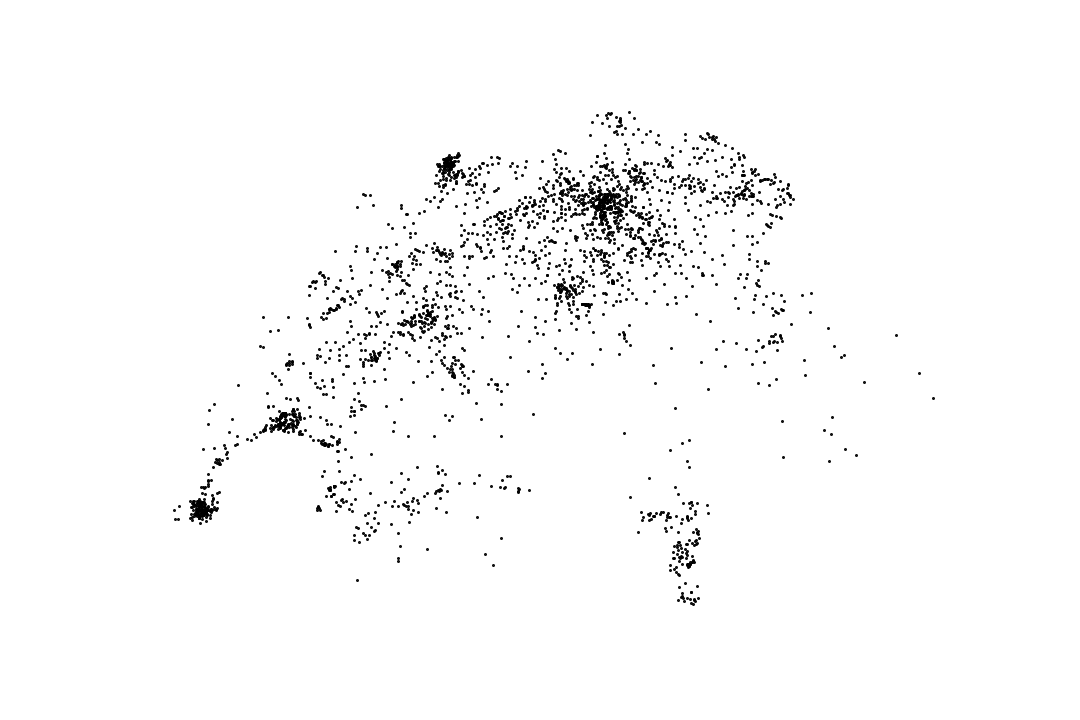
#> input picture swiss_dot_map.png, 1080 x 720 px
$ jupyter execute --allow-errors outbreak_simulation.ipynb   (shell and % lines are left out)
#> lines starting #> are read from the running program, lines starting #| are printed output that depends on the picture
[cell 1]
import numpy as np
import matplotlib.pyplot as plt
#import matplotlib.animation as animation
#from IPython.display import HTML
#from skimage import color
from scipy.ndimage.filters import convolve
import moviepy.editor as mpy
import matplotlib.image as mpimg
from moviepy.editor import ImageSequenceClip
import cv2

def infection_propagation(SIR_matrice, infection_rate, incubation_rate):
    S,I,R = SIR_matrice
    newly_infected = infection_rate*R*S
    dR = incubation_rate*I
    dS = - newly_infected
    dI = newly_infected - dR
    assembled=np.array([dS, dI, dR])
    return assembled

def disperse_virus(SIR, dispersion_kernel, dispersion_rates):

    dispersed=np.zeros((np.shape(SIR)[0], np.shape(SIR)[1], np.shape(SIR)[2]), dtype=float)
    for i in range(0, 3):
        dispersed[i, :, :]=convolve(SIR[i, :, :], dispersion_kernel, cval=0)*dispersion_rates[i]

    return dispersed

[cell 2]
infection_rate = 0.5
incubation_rate = 0.2

dispersion_kernel = np.array([[0.5, 1 , 0.5],
                                [1  , -6, 1],
                                [0.5, 1, 0.5]])
dispersion_rates  = [0, 0.05, 0.03]

population_map = mpimg.imread('swiss_dot_map.png')
#> population_map is the input picture: shape (720, 1080, 4) float32; mean R, G, B, A 0.981, 0.981, 0.981, 1
swiss_map=population_map[:, :, 2]
resized = cv2.resize(swiss_map, (540, 360), interpolation = cv2.INTER_AREA)
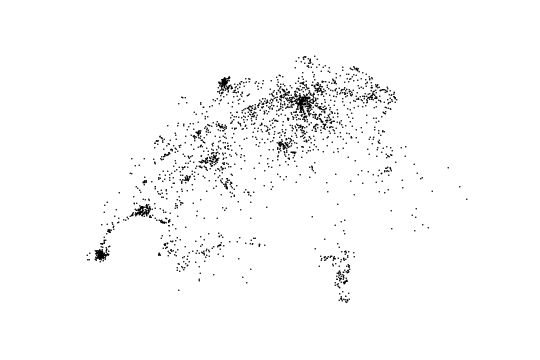
#> resized: shape (360, 540) float32; min 0, max 1, mean 0.981
pop_map=(1-resized)
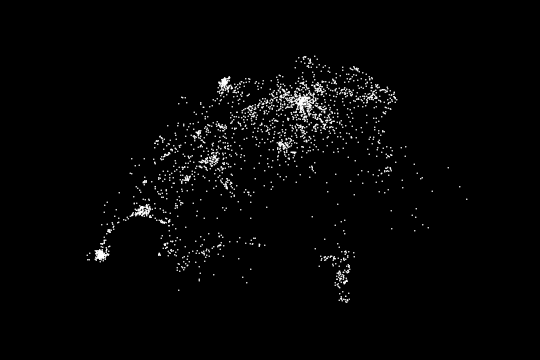
#> pop_map: shape (360, 540) float32; min 0, max 1, mean 0.0194

SIR = np.zeros((3, np.shape(resized)[0], np.shape(resized)[1]),  dtype=float)
SIR[0] = pop_map

start = (100, 300) #Patient 0 position

SIR[1,start[0], start[1]] = 0.8 #

dt = 1.0
country = {'SIR':SIR, 't':0}
coefs = np.array([2,25,25]).reshape((3,1,1))

ims = []
total_time=600

#Generate list of images for video simmulation
#> (the rest of this cell did not finish here and is left out)
